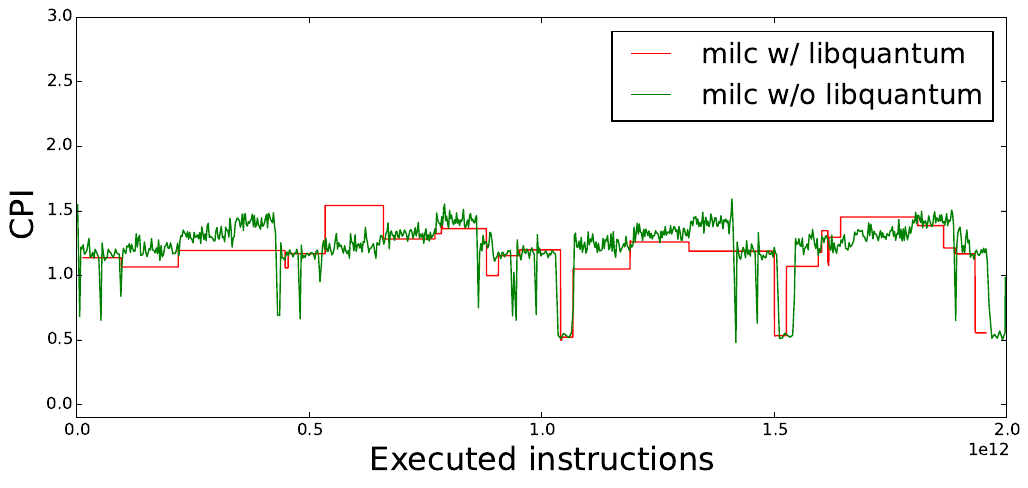

Generate this figure with Python:
import matplotlib.pyplot as plt
import numpy as np
from collections import defaultdict

filename = '5'
f1 = [s.strip() for s in open('../../papergraphs/phases/phasedetection/single.txt').readlines()]
#f2 = [s.strip() for s in open('degradation2/colocation_phase_5.txt').readlines()]
#f2 = [s.strip() for s in open('../../papergraphs/phases/phasedetection/degradation.txt').readlines()]
f3 = [s.strip() for s in open('../../papergraphs/phases/phasedetection/shutter_phase_%s.txt' % filename).readlines()]
#f4 = [s.strip() for s in open('colocation_phase_%s.txt' % filename).readlines()]


benchListBaseline = [ 'gcc', 'perlbench', 'mcf', 'leslie3d', 'povray', 'libquantum', 'astar', 'bzip2', 'milc', 'namd', 'calculix', 'h264ref', 'zeusmp', 'gobmk', 'hmmer', 'tonto', 'sphinx3', 'bwaves', 'gromacs', 'dealII', 'sjeng', 'lbm', 'xalancbmk', 'gamess', 'cactusADM', 'soplex', 'GemsFDTD', 'omnetpp' ]
benchListExperiments = [ 'gcc', 'perlbench', 'mcf', 'leslie3d', 'povray', 'libquantum', 'astar', 'bzip2', 'milc', 'namd', 'calculix', 'h264ref', 'zeusmp', 'gobmk', 'hmmer', 'tonto', 'sphinx3', 'bwaves', 'gromacs', 'dealII', 'sjeng', 'lbm', 'xalancbmk', 'gamess', 'cactusADM', 'soplex', 'GemsFDTD', 'omnetpp' ]
#benchListExperiments = [ 'perlbench', 'astar', 'soplex', 'xalancbmk', 'omnetpp', 'bzip2','povray']
#benchListExperiments = [ 'gcc', 'perlbench', 'astar', 'soplex', 'xalancbmk', 'omnetpp']
colocationListBaseline = [ 'colocating with mcf', 'colocating with povray', 'colocating with astar', 'colocating with astar', 'colocating with libquantum', 'colocating with povray', 'colocating with omnetpp', 'colocating with bzip2' ]
colocationListExperiments = [ 'colocating with mcf', 'colocating with povray', 'colocating with perlbench', 'colocating with astar', 'colocating with libquantum', 'colocating with povray', 'colocating with omnetpp', 'colocating with bzip2' ]

runningList = [ 'milc' ,'colocating with libquantum']


phaseList_single = defaultdict(list)
phaseList_degradation = defaultdict(lambda  : defaultdict(list))
phaseList_shutter = defaultdict(lambda  : defaultdict(list))
phaseList_colocation = defaultdict(lambda  : defaultdict(list))


llc_miss_phaseList_single = defaultdict(list)
llc_miss_phaseList_degradation = defaultdict(lambda  : defaultdict(list))
llc_miss_phaseList_shutter = defaultdict(lambda  : defaultdict(list))
llc_miss_phaseList_colocation = defaultdict(lambda  : defaultdict(list))

firstList1 = []
secondList1 = []
thirdList1 = []
fourthList1 = []
fifthList1 = []
sixthList1 = []
seventhList1 = []
eighthList1 = []

for line in f1:
    firstList1.append(line)

for line in f3:
    thirdList1.append(line)


global index
global index2

for (j,i) in enumerate(firstList1):
    #print i
    if i in benchListBaseline:
        index = i
    else:
        phaseList_single[index].append(i.split())



for (j,i) in enumerate(secondList1):
    if i in colocationListExperiments:
        index2=i
    elif i in benchListExperiments:
        index=i
    else:
        phaseList_degradation[index2][index].append(i.split())


#for (j,i) in enumerate(sixthList1):
#    if i in colocationListExperiments:
#        index2=i
#    elif i in benchListExperiments:
#        index=i
#    else:
#        llc_miss_phaseList_degradation[index2][index].append(i.split())

#print len(phaseList_degradation['colocating with libquantum']['gcc'])
#print len(llc_miss_phaseList_degradation['colocating with libquantum']['gcc'])

for (j,i) in enumerate(thirdList1):
    if i in colocationListExperiments:
        index2=i
    elif i in benchListExperiments:
        index=i
    else:
        phaseList_shutter[index2][index].append(i.split())


#for (j,i) in enumerate(seventhList1):
#    if i in colocationListExperiments:
#        index2=i
#    elif i in benchListExperiments:
#        index=i
#    else:
#        llc_miss_phaseList_shutter[index2][index].append(i.split())
#print len(phaseList_shutter['colocating with libquantum']['gcc'])
#print len(llc_miss_phaseList_shutter['colocating with libquantum']['gcc'])

#for (j,i) in enumerate(fourthList1):
#    if i in colocationListExperiments:
#        index2=i
#    elif i in benchListExperiments:
#        index=i
#    else:
#        phaseList_colocation[index2][index].append(i.split())


#for (j,i) in enumerate(eighthList1):
#    if i in colocationListExperiments:
#        index2=i
#    elif i in benchListExperiments:
#        index=i
#    else:
#        llc_miss_phaseList_colocation[index2][index].append(i.split())

#print len(phaseList_colocation['colocating with libquantum']['gcc'])
#print len(llc_miss_phaseList_colocation['colocating with libquantum']['gcc'])
##############place to get the lists to plot #############
for a in xrange(0,len(runningList),2):
    j = runningList[a+1]
    i = runningList[a]
    print i
    instruction_list1=[]
    cpi_list1=[]
    instruction_list2=[]
    cpi_list2=[]
    instruction_list3=[]
    cpi_list3=[]
    for (b,a) in enumerate(phaseList_shutter[j][i]):
        if a[0][0] == '-':
            break
        else:
            instruction_list1.append(float(a[1]))
            cpi_list1.append(a[2])

    for (b,a) in enumerate(phaseList_single[i]):
        if a[0][0] == '-':
            break
        else:
            instruction_list2.append(float(a[1])*1.3)
            cpi_list2.append(a[2])

    for (b,a) in enumerate(phaseList_degradation[j][i]):
        if a[0][0] == '-':
            break
        else:
            instruction_list3.append(float(a[1]))
            cpi_list3.append(float(a[14])/10)

    #print instruction_list
    #print cpi_list

    f, ax = plt.subplots(figsize=(12,5))
    #ax.plot(instruction_list1,miss_list1, color='b', label='ground truth degradation when %s is colocating with %s' %(i,j[16:]))
    #ax.plot(instruction_list2,cpi_list2, color='g',  label='phase L3 cache miss rate (per thousand cycles) of %s during when 3 corunners (%s) are running ' %(i,j[16:]))
    #ax.plot(instruction_list2,miss_list2, color='c', label='ground truth L3 cache miss rate (per thousand cycles) of %s when colocating with %s  ' %(i,j[16:]))



    ax.plot(instruction_list1,cpi_list1, color='r', label='milc w/ libquantum')
    ax.plot(instruction_list2,cpi_list2, color='g',  label= 'milc w/o libquantum')
    #ax.plot(instruction_list2,miss_list2, color='c', label='ground truth L3 cache miss rate (per thousand cycles) of %s running alone' %(i))
    #ax.set_title('Phase of lone execution of %s VS phase of %s running with %s'%(i,i,j))
    ax.set_xlabel('Executed instructions', fontsize=23)
    ax.set_ylabel('CPI', fontsize=23)
    #ax.set_ylabel('LLC store misses')
    #ax.set_ylabel('L1 Dcache load misses')
    ax.set_ylim(-0.1,3)
    ax.legend(loc=1,prop={'size':20})
    #plt.savefig('%s_and_libquantum.pdf'%(i),bbox_inches='tight' ,dpi=200)
    del instruction_list1
    del cpi_list1

import os as mars_awesome_os;
import matplotlib.pyplot as mars_awesome_plt;
mars_awesome_plt.savefig('milcsnapshotlib.eps', bbox_inches='tight');
mars_awesome_os.popen('epstopdf milcsnapshotlib.eps');
